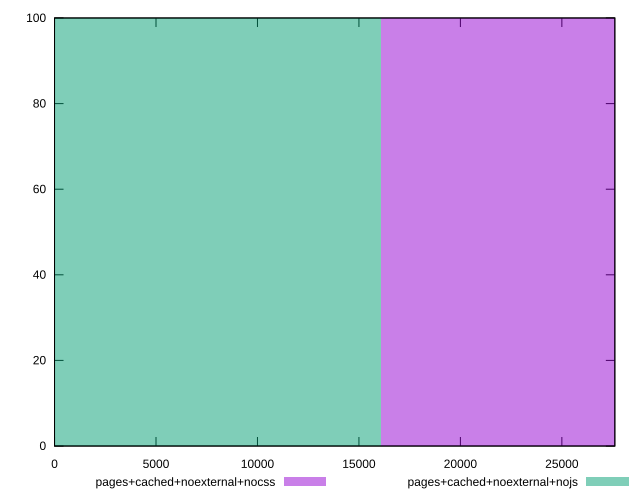

Write gnuplot code to recreate this figure.
reset

$pagesCachedNoexternalNocss <<EOF
32144.958910902977 100
EOF

$pagesCachedNoexternalNojs <<EOF
0 100
EOF

set key outside below
set boxwidth 32144.958910902977
set xrange [0:27610]
set yrange [0:100]
set trange [0:100]
set style fill transparent solid 0.5 noborder
set terminal svg size 640, 500 enhanced background rgb 'white'
set output "reprap/uses-webp-images/comparison/histogram/9_vs_10.svg"

plot $pagesCachedNoexternalNocss title "pages+cached+noexternal+nocss" with boxes, \
     $pagesCachedNoexternalNojs title "pages+cached+noexternal+nojs" with boxes

reset
